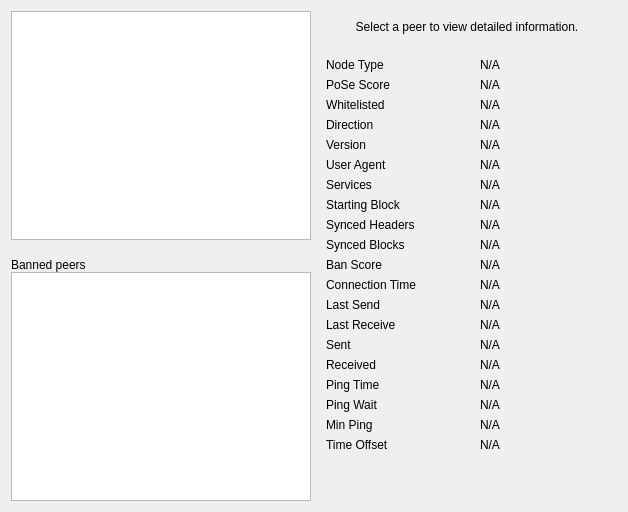
     <widget class="QWidget" name="pagePeers">
      <layout class="QGridLayout" name="gridLayout_2">
       <item row="0" column="0" rowspan="2">
        <layout class="QVBoxLayout" name="verticalLayout_101">
         <property name="spacing">
          <number>0</number>
         </property>
         <item>
          <widget class="QTableView" name="peerWidget">
           <property name="horizontalScrollBarPolicy">
            <enum>Qt::ScrollBarAsNeeded</enum>
           </property>
           <property name="tabKeyNavigation">
            <bool>false</bool>
           </property>
           <property name="sortingEnabled">
            <bool>true</bool>
           </property>
           <attribute name="horizontalHeaderHighlightSections">
            <bool>false</bool>
           </attribute>
          </widget>
         </item>
         <item>
          <widget class="QLabel" name="banHeading">
           <property name="sizePolicy">
            <sizepolicy hsizetype="Preferred" vsizetype="Minimum">
             <horstretch>0</horstretch>
             <verstretch>0</verstretch>
            </sizepolicy>
           </property>
           <property name="minimumSize">
            <size>
             <width>300</width>
             <height>32</height>
            </size>
           </property>
           <property name="maximumSize">
            <size>
             <width>16777215</width>
             <height>32</height>
            </size>
           </property>
           <property name="cursor">
            <cursorShape>IBeamCursor</cursorShape>
           </property>
           <property name="text">
            <string>Banned peers</string>
           </property>
           <property name="alignment">
            <set>Qt::AlignBottom|Qt::AlignLeading|Qt::AlignLeft</set>
           </property>
           <property name="wordWrap">
            <bool>true</bool>
           </property>
           <property name="textInteractionFlags">
            <set>Qt::NoTextInteraction</set>
           </property>
          </widget>
         </item>
         <item>
          <widget class="QTableView" name="banlistWidget">
           <property name="sizePolicy">
            <sizepolicy hsizetype="Expanding" vsizetype="Expanding">
             <horstretch>0</horstretch>
             <verstretch>0</verstretch>
            </sizepolicy>
           </property>
           <property name="horizontalScrollBarPolicy">
            <enum>Qt::ScrollBarAsNeeded</enum>
           </property>
           <property name="tabKeyNavigation">
            <bool>false</bool>
           </property>
           <property name="sortingEnabled">
            <bool>true</bool>
           </property>
           <attribute name="horizontalHeaderHighlightSections">
            <bool>false</bool>
           </attribute>
          </widget>
         </item>
        </layout>
       </item>
       <item row="0" column="1">
        <widget class="QLabel" name="peerHeading">
         <property name="sizePolicy">
          <sizepolicy hsizetype="Preferred" vsizetype="Minimum">
           <horstretch>0</horstretch>
           <verstretch>0</verstretch>
          </sizepolicy>
         </property>
         <property name="minimumSize">
          <size>
           <width>300</width>
           <height>32</height>
          </size>
         </property>
         <property name="cursor">
          <cursorShape>IBeamCursor</cursorShape>
         </property>
         <property name="text">
          <string>Select a peer to view detailed information.</string>
         </property>
         <property name="alignment">
          <set>Qt::AlignCenter</set>
         </property>
         <property name="wordWrap">
          <bool>true</bool>
         </property>
         <property name="textInteractionFlags">
          <set>Qt::LinksAccessibleByMouse|Qt::TextSelectableByKeyboard|Qt::TextSelectableByMouse</set>
         </property>
        </widget>
       </item>
       <item row="1" column="1">
        <widget class="QWidget" name="detailWidget" native="true">
         <property name="minimumSize">
          <size>
           <width>300</width>
           <height>0</height>
          </size>
         </property>
         <layout class="QGridLayout" name="gridLayout_3">
          <item row="0" column="0">
           <widget class="QLabel" name="label_50">
            <property name="text">
             <string>Node Type</string>
            </property>
           </widget>
          </item>
          <item row="0" column="2">
           <widget class="QLabel" name="peerNodeType">
            <property name="cursor">
             <cursorShape>IBeamCursor</cursorShape>
            </property>
            <property name="text">
             <string>N/A</string>
            </property>
            <property name="textFormat">
             <enum>Qt::PlainText</enum>
            </property>
            <property name="textInteractionFlags">
             <set>Qt::LinksAccessibleByMouse|Qt::TextSelectableByKeyboard|Qt::TextSelectableByMouse</set>
            </property>
           </widget>
          </item>
          <item row="1" column="0">
           <widget class="QLabel" name="label_51">
            <property name="text">
             <string>PoSe Score</string>
            </property>
           </widget>
          </item>
          <item row="1" column="2">
           <widget class="QLabel" name="peerPoSeScore">
            <property name="cursor">
             <cursorShape>IBeamCursor</cursorShape>
            </property>
            <property name="text">
             <string>N/A</string>
            </property>
            <property name="textFormat">
             <enum>Qt::PlainText</enum>
            </property>
            <property name="textInteractionFlags">
             <set>Qt::LinksAccessibleByMouse|Qt::TextSelectableByKeyboard|Qt::TextSelectableByMouse</set>
            </property>
           </widget>
          </item>
          <item row="2" column="0">
           <widget class="QLabel" name="label_30">
            <property name="text">
             <string>Whitelisted</string>
            </property>
           </widget>
          </item>
          <item row="2" column="2">
           <widget class="QLabel" name="peerWhitelisted">
            <property name="cursor">
             <cursorShape>IBeamCursor</cursorShape>
            </property>
            <property name="text">
             <string>N/A</string>
            </property>
            <property name="textFormat">
             <enum>Qt::PlainText</enum>
            </property>
            <property name="textInteractionFlags">
             <set>Qt::LinksAccessibleByMouse|Qt::TextSelectableByKeyboard|Qt::TextSelectableByMouse</set>
            </property>
           </widget>
          </item>
          <item row="3" column="0">
           <widget class="QLabel" name="label_23">
            <property name="text">
             <string>Direction</string>
            </property>
           </widget>
          </item>
          <item row="3" column="2">
           <widget class="QLabel" name="peerDirection">
            <property name="cursor">
             <cursorShape>IBeamCursor</cursorShape>
            </property>
            <property name="text">
             <string>N/A</string>
            </property>
            <property name="textFormat">
             <enum>Qt::PlainText</enum>
            </property>
            <property name="textInteractionFlags">
             <set>Qt::LinksAccessibleByMouse|Qt::TextSelectableByKeyboard|Qt::TextSelectableByMouse</set>
            </property>
           </widget>
          </item>
          <item row="4" column="0">
           <widget class="QLabel" name="label_21">
            <property name="text">
             <string>Version</string>
            </property>
           </widget>
          </item>
          <item row="4" column="2">
           <widget class="QLabel" name="peerVersion">
            <property name="cursor">
             <cursorShape>IBeamCursor</cursorShape>
            </property>
            <property name="text">
             <string>N/A</string>
            </property>
            <property name="textFormat">
             <enum>Qt::PlainText</enum>
            </property>
            <property name="textInteractionFlags">
             <set>Qt::LinksAccessibleByMouse|Qt::TextSelectableByKeyboard|Qt::TextSelectableByMouse</set>
            </property>
           </widget>
          </item>
          <item row="5" column="0">
           <widget class="QLabel" name="label_28">
            <property name="text">
             <string>User Agent</string>
            </property>
           </widget>
          </item>
          <item row="5" column="2">
           <widget class="QLabel" name="peerSubversion">
            <property name="cursor">
             <cursorShape>IBeamCursor</cursorShape>
            </property>
            <property name="text">
             <string>N/A</string>
            </property>
            <property name="textFormat">
             <enum>Qt::PlainText</enum>
            </property>
            <property name="textInteractionFlags">
             <set>Qt::LinksAccessibleByMouse|Qt::TextSelectableByKeyboard|Qt::TextSelectableByMouse</set>
            </property>
           </widget>
          </item>
          <item row="6" column="0">
           <widget class="QLabel" name="label_4">
            <property name="text">
             <string>Services</string>
            </property>
           </widget>
          </item>
          <item row="6" column="2">
           <widget class="QLabel" name="peerServices">
            <property name="cursor">
             <cursorShape>IBeamCursor</cursorShape>
            </property>
            <property name="text">
             <string>N/A</string>
            </property>
            <property name="textFormat">
             <enum>Qt::PlainText</enum>
            </property>
            <property name="textInteractionFlags">
             <set>Qt::LinksAccessibleByMouse|Qt::TextSelectableByKeyboard|Qt::TextSelectableByMouse</set>
            </property>
           </widget>
          </item>
          <item row="7" column="0">
           <widget class="QLabel" name="label_29">
            <property name="text">
             <string>Starting Block</string>
            </property>
           </widget>
          </item>
          <item row="7" column="2">
           <widget class="QLabel" name="peerHeight">
            <property name="cursor">
             <cursorShape>IBeamCursor</cursorShape>
            </property>
            <property name="text">
             <string>N/A</string>
            </property>
            <property name="textFormat">
             <enum>Qt::PlainText</enum>
            </property>
            <property name="textInteractionFlags">
             <set>Qt::LinksAccessibleByMouse|Qt::TextSelectableByKeyboard|Qt::TextSelectableByMouse</set>
            </property>
           </widget>
          </item>
          <item row="8" column="0">
           <widget class="QLabel" name="label_27">
            <property name="text">
             <string>Synced Headers</string>
            </property>
           </widget>
          </item>
          <item row="8" column="2">
           <widget class="QLabel" name="peerSyncHeight">
            <property name="cursor">
             <cursorShape>IBeamCursor</cursorShape>
            </property>
            <property name="text">
             <string>N/A</string>
            </property>
            <property name="textFormat">
             <enum>Qt::PlainText</enum>
            </property>
            <property name="textInteractionFlags">
             <set>Qt::LinksAccessibleByMouse|Qt::TextSelectableByKeyboard|Qt::TextSelectableByMouse</set>
            </property>
           </widget>
          </item>
          <item row="9" column="0">
           <widget class="QLabel" name="label_25">
            <property name="text">
             <string>Synced Blocks</string>
            </property>
           </widget>
          </item>
          <item row="9" column="2">
           <widget class="QLabel" name="peerCommonHeight">
            <property name="cursor">
             <cursorShape>IBeamCursor</cursorShape>
            </property>
            <property name="text">
             <string>N/A</string>
            </property>
            <property name="textFormat">
             <enum>Qt::PlainText</enum>
            </property>
            <property name="textInteractionFlags">
             <set>Qt::LinksAccessibleByMouse|Qt::TextSelectableByKeyboard|Qt::TextSelectableByMouse</set>
            </property>
           </widget>
          </item>
          <item row="10" column="0">
           <widget class="QLabel" name="label_24">
            <property name="text">
             <string>Ban Score</string>
            </property>
           </widget>
          </item>
          <item row="10" column="2">
           <widget class="QLabel" name="peerBanScore">
            <property name="cursor">
             <cursorShape>IBeamCursor</cursorShape>
            </property>
            <property name="text">
             <string>N/A</string>
            </property>
            <property name="textFormat">
             <enum>Qt::PlainText</enum>
            </property>
            <property name="textInteractionFlags">
             <set>Qt::LinksAccessibleByMouse|Qt::TextSelectableByKeyboard|Qt::TextSelectableByMouse</set>
            </property>
           </widget>
          </item>
          <item row="11" column="0">
           <widget class="QLabel" name="label_22">
            <property name="text">
             <string>Connection Time</string>
            </property>
           </widget>
          </item>
          <item row="11" column="2">
           <widget class="QLabel" name="peerConnTime">
            <property name="cursor">
             <cursorShape>IBeamCursor</cursorShape>
            </property>
            <property name="text">
             <string>N/A</string>
            </property>
            <property name="textFormat">
             <enum>Qt::PlainText</enum>
            </property>
            <property name="textInteractionFlags">
             <set>Qt::LinksAccessibleByMouse|Qt::TextSelectableByKeyboard|Qt::TextSelectableByMouse</set>
            </property>
           </widget>
          </item>
          <item row="12" column="0">
           <widget class="QLabel" name="label_15">
            <property name="text">
             <string>Last Send</string>
            </property>
           </widget>
          </item>
          <item row="12" column="2">
           <widget class="QLabel" name="peerLastSend">
            <property name="cursor">
             <cursorShape>IBeamCursor</cursorShape>
            </property>
            <property name="text">
             <string>N/A</string>
            </property>
            <property name="textFormat">
             <enum>Qt::PlainText</enum>
            </property>
            <property name="textInteractionFlags">
             <set>Qt::LinksAccessibleByMouse|Qt::TextSelectableByKeyboard|Qt::TextSelectableByMouse</set>
            </property>
           </widget>
          </item>
          <item row="13" column="0">
           <widget class="QLabel" name="label_19">
            <property name="text">
             <string>Last Receive</string>
            </property>
           </widget>
          </item>
          <item row="13" column="2">
           <widget class="QLabel" name="peerLastRecv">
            <property name="cursor">
             <cursorShape>IBeamCursor</cursorShape>
            </property>
            <property name="text">
             <string>N/A</string>
            </property>
            <property name="textFormat">
             <enum>Qt::PlainText</enum>
            </property>
            <property name="textInteractionFlags">
             <set>Qt::LinksAccessibleByMouse|Qt::TextSelectableByKeyboard|Qt::TextSelectableByMouse</set>
            </property>
           </widget>
          </item>
          <item row="14" column="0">
           <widget class="QLabel" name="label_18">
            <property name="text">
             <string>Sent</string>
            </property>
           </widget>
          </item>
          <item row="14" column="2">
           <widget class="QLabel" name="peerBytesSent">
            <property name="cursor">
             <cursorShape>IBeamCursor</cursorShape>
            </property>
            <property name="text">
             <string>N/A</string>
            </property>
            <property name="textFormat">
             <enum>Qt::PlainText</enum>
            </property>
            <property name="textInteractionFlags">
             <set>Qt::LinksAccessibleByMouse|Qt::TextSelectableByKeyboard|Qt::TextSelectableByMouse</set>
            </property>
           </widget>
          </item>
          <item row="15" column="0">
           <widget class="QLabel" name="label_20">
            <property name="text">
             <string>Received</string>
            </property>
           </widget>
          </item>
          <item row="15" column="2">
           <widget class="QLabel" name="peerBytesRecv">
            <property name="cursor">
             <cursorShape>IBeamCursor</cursorShape>
            </property>
            <property name="text">
             <string>N/A</string>
            </property>
            <property name="textFormat">
             <enum>Qt::PlainText</enum>
            </property>
            <property name="textInteractionFlags">
             <set>Qt::LinksAccessibleByMouse|Qt::TextSelectableByKeyboard|Qt::TextSelectableByMouse</set>
            </property>
           </widget>
          </item>
          <item row="16" column="0">
           <widget class="QLabel" name="label_26">
            <property name="text">
             <string>Ping Time</string>
            </property>
           </widget>
          </item>
          <item row="16" column="2">
           <widget class="QLabel" name="peerPingTime">
            <property name="cursor">
             <cursorShape>IBeamCursor</cursorShape>
            </property>
            <property name="text">
             <string>N/A</string>
            </property>
            <property name="textFormat">
             <enum>Qt::PlainText</enum>
            </property>
            <property name="textInteractionFlags">
             <set>Qt::LinksAccessibleByMouse|Qt::TextSelectableByKeyboard|Qt::TextSelectableByMouse</set>
            </property>
           </widget>
          </item>
          <item row="17" column="0">
           <widget class="QLabel" name="peerPingWaitLabel">
            <property name="toolTip">
             <string>The duration of a currently outstanding ping.</string>
            </property>
            <property name="text">
             <string>Ping Wait</string>
            </property>
           </widget>
          </item>
          <item row="17" column="2">
           <widget class="QLabel" name="peerPingWait">
            <property name="cursor">
             <cursorShape>IBeamCursor</cursorShape>
            </property>
            <property name="text">
             <string>N/A</string>
            </property>
            <property name="textFormat">
             <enum>Qt::PlainText</enum>
            </property>
            <property name="textInteractionFlags">
             <set>Qt::LinksAccessibleByMouse|Qt::TextSelectableByKeyboard|Qt::TextSelectableByMouse</set>
            </property>
           </widget>
          </item>
          <item row="18" column="0">
           <widget class="QLabel" name="peerMinPingLabel">
            <property name="text">
             <string>Min Ping</string>
            </property>
           </widget>
          </item>
          <item row="18" column="2">
           <widget class="QLabel" name="peerMinPing">
            <property name="cursor">
             <cursorShape>IBeamCursor</cursorShape>
            </property>
            <property name="text">
             <string>N/A</string>
            </property>
            <property name="textFormat">
             <enum>Qt::PlainText</enum>
            </property>
            <property name="textInteractionFlags">
             <set>Qt::LinksAccessibleByMouse|Qt::TextSelectableByKeyboard|Qt::TextSelectableByMouse</set>
            </property>
           </widget>
          </item>
          <item row="19" column="0">
           <widget class="QLabel" name="label_timeoffset">
            <property name="text">
             <string>Time Offset</string>
            </property>
           </widget>
          </item>
          <item row="19" column="2">
           <widget class="QLabel" name="timeoffset">
            <property name="cursor">
             <cursorShape>IBeamCursor</cursorShape>
            </property>
            <property name="text">
             <string>N/A</string>
            </property>
            <property name="textFormat">
             <enum>Qt::PlainText</enum>
            </property>
            <property name="textInteractionFlags">
             <set>Qt::LinksAccessibleByMouse|Qt::TextSelectableByKeyboard|Qt::TextSelectableByMouse</set>
            </property>
           </widget>
          </item>
          <item row="20" column="1">
           <spacer name="verticalSpacer_3">
            <property name="orientation">
             <enum>Qt::Vertical</enum>
            </property>
            <property name="sizeHint" stdset="0">
             <size>
              <width>20</width>
              <height>40</height>
             </size>
            </property>
           </spacer>
          </item>
         </layout>
        </widget>
       </item>
      </layout>
     </widget>
